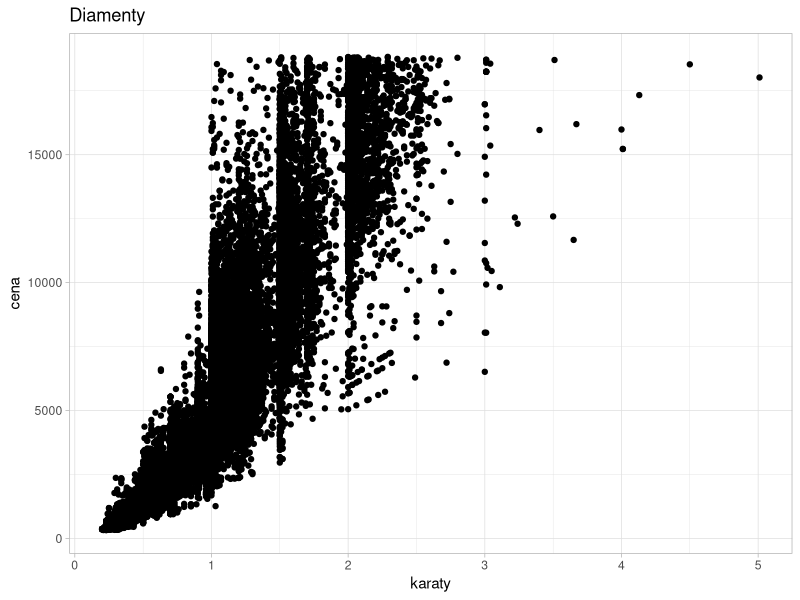

This figure's R source:
## ---- chunk 1
dzien <- 24
miesiac <- (dzien * 30)
rok <- (dzien * 365)
IIrok <- ((miesiac - (8 * dzien) + (9 * miesiac)))
III_IVrok <- (2 * rok)
Vrok <- (6 * miesiac )
WYNIK <- (IIrok + III_IVrok + Vrok)

## ---- chunk 2
library(tidyverse)
ggplot(data = diamonds) +
  geom_point(mapping = aes (x = carat, y = price)) +
  labs(title = "Diamenty", x = "karaty", y = "cena") +
  theme_light()
## ---- chunk 3
library(tidyverse)
data(diamonds)
select(diamonds, cut)
